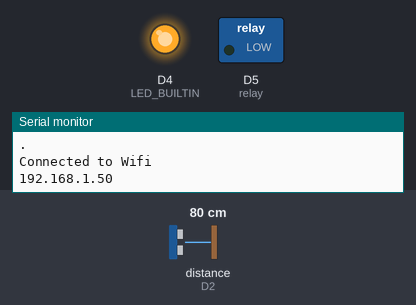
The sketch below on a simulated ESP8266 (NodeMCU). Shown: switched loads named in the sketch (green lamp = pin HIGH), output pins drawn as LEDs (lit = HIGH, except the on-board LED, lit = LOW), the last lines printed to the serial monitor. Wiring (inferred from the names in the program): ultrasonic range finder: trigger D3; echo D2. Inputs (shaded band) come from the test bench; at power-on: distance to the obstacle (sensor on D2) 80 cm. The echo pulse lasts 58.3 µs per cm; WiFi joins after 1.5 s; servers stay silent unless stated; web services answer with replies made up by the test bench; pins used as bus, display or sensor lines are not drawn.

Above: at 2.7 s.
2.8 s: distance to the obstacle (sensor on D2) set to 8 cm
4.3 s: distance to the obstacle (sensor on D2) set to 5 cm
At 5.9 s:
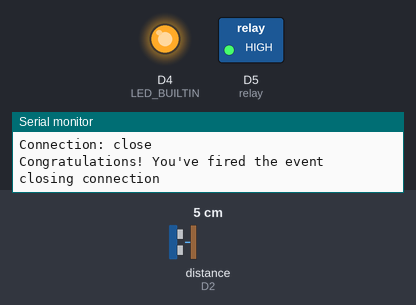
Timing chart, 0 to 9.2 s (numbered marks = the images above; inputs shaded):
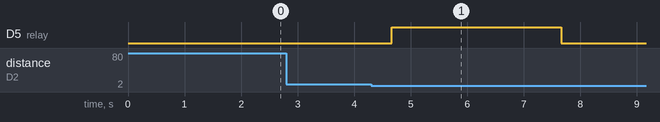

Measured:
- the behaviour switches between 7 and 6 cm on distance to the obstacle (sensor on D2) (found by bisection; images 0 and 1)
- after the input at 2.8 s, every drawn part: stays the same
- after the input at 4.3 s, D5 (relay): LOW → HIGH after 0.36 s, → LOW 3.0 s later

The sketch:

project.ino
```cpp
#include <ESP8266WiFi.h>
#include <ESP8266HTTPClient.h>
#include "base64.h"


int relay = D5;

int us_echo = D2;
int us_trig = D3;
int waktu;
int distance;

char ssid[] = "Your WiFi SSID";
char pass[] = "Your WiFi Password";

// Replace with your unique IFTTT URL resource
const char* resource = "/trigger/your-ifttt-webhook-url";


// Maker Webhooks IFTTT
const char* server = "maker.ifttt.com";


void setup () {
Serial.begin(115200);
pinMode(LED_BUILTIN, OUTPUT);
pinMode(us_echo, INPUT);
pinMode(us_trig, OUTPUT);
pinMode(relay, OUTPUT);

digitalWrite(relay, LOW);
delay(10);

//Connect to Wifi
Serial.println();
Serial.println();
Serial.println("Connecting to...");

WiFi.begin(ssid, pass);

while (WiFi.status() != WL_CONNECTED) {
    delay(500);
    Serial.println(".");
}
Serial.println("");
Serial.println("Connected to Wifi");
Serial.println(WiFi.localIP());
}

void loop () {
digitalWrite(us_trig, LOW);
delayMicroseconds(2);
digitalWrite(us_trig, HIGH);
delayMicroseconds(10);
digitalWrite(us_trig, LOW);

waktu = pulseIn(us_echo, HIGH);  //dalam microsecond
distance = (waktu * 0.034) / 2;    //dalam cm

if (distance <= 5) {
    webIFTTTRequest();
    digitalWrite(relay, HIGH);
    delay(3000);
    digitalWrite(relay, LOW);
    int k = readNow();
    while(k <= 5){
        delay(1000);
        k = readNow();
    }

}else{
    digitalWrite(relay, LOW);
    delay(100);
}
}
void webIFTTTRequest() {
  Serial.print("Connecting to ");
  Serial.print(server);

  WiFiClient client;
  if (!client.connect(server, 80)) {
    Serial.println("connection failed");
  }

  Serial.print("Request resource: ");
  Serial.println(resource);
  client.print(String("GET ") + resource + " HTTP/1.1\r\n" +
                  "Host: " + server + "\r\n" +
                  "Connection: close\r\n\r\n");


  unsigned long timeout = millis();
  // Read all the lines of the reply from server and print them to Serial
  while (client.available() == 0) {
    if (millis() - timeout > 5000){
      Serial.println(">>> Client Timeout !");
      client.stop(); return;
    }
  }

  while(client.available()){
    Serial.write(client.read());
  }
  Serial.println("\nclosing connection");
  client.stop();
}

int readNow() {
    int dT;
    int dX;
    digitalWrite(us_trig, LOW);
    delayMicroseconds(2);
    digitalWrite(us_trig, HIGH);
    delayMicroseconds(10);
    digitalWrite(us_trig, LOW);

    dT = pulseIn(us_echo, HIGH);  //dalam microsecond
    dX = (dT * 0.034) / 2;    //dalam cm
  return dX;
}
```
